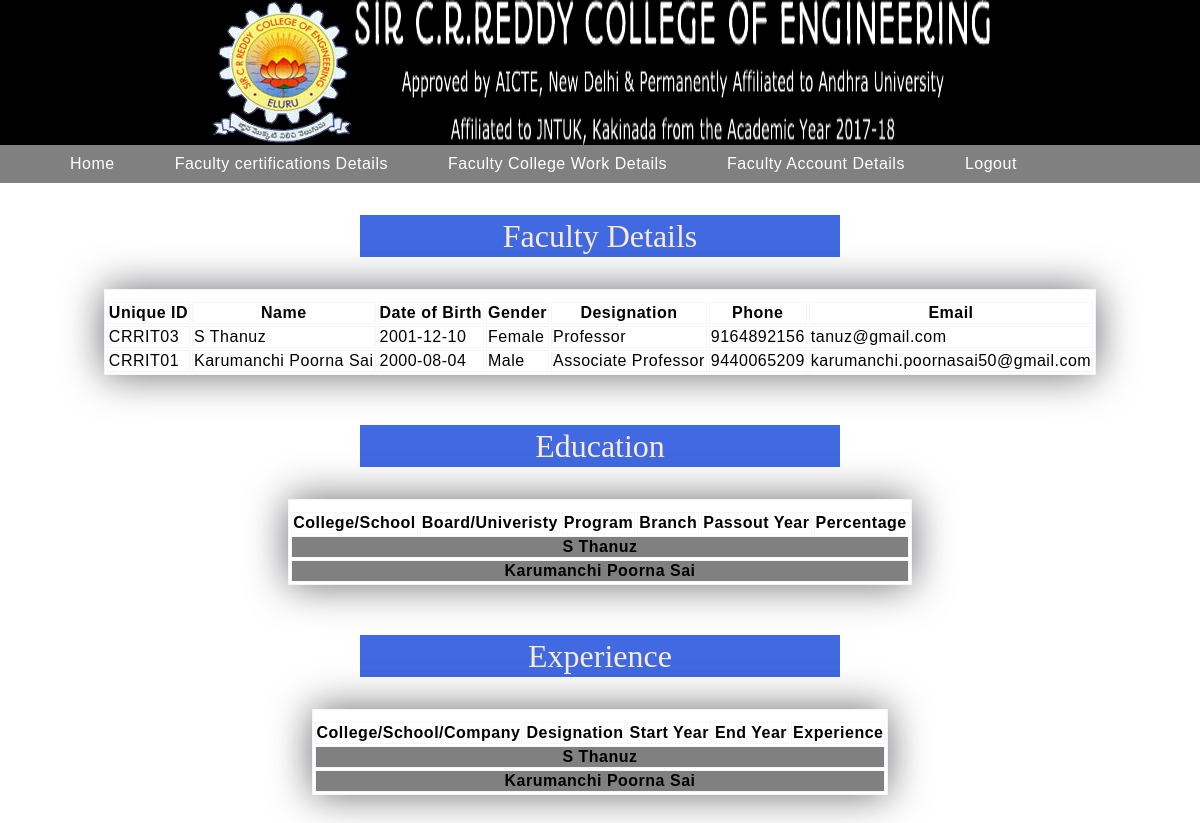
Screenshot of /adminfac.php with the database file from the repository.
### tables this page shows
CREATE TABLE `faculty_details` (
  `fuid` text NOT NULL,
  `fname` text NOT NULL,
  `fdob` text NOT NULL,
  `fgen` text NOT NULL,
  `fdes` text NOT NULL,
  `fphn` text NOT NULL,
  `femail` text NOT NULL,
  `fpwd` text NOT NULL,
  `fage` text NOT NULL
);

### adminfac.php (the view, shortened to what this page needs)
<!DOCTYPE html>
<html>
<head>
	<link rel="stylesheet" type="text/css" href="css/faculty.css">
	<link rel="stylesheet" type="text/css" href="css/facultymenu.css">
</head>
<body>
	<?php
		include 'db.php';
		include 'adminmenu.php';
		?>
		<h3 class="h2"> Faculty Details </h3>
		<table id="t1" class="cert">
				<tr>
					<th> Unique ID </th>
					<th> Name </th>
					<th> Date of Birth </th>
					<th> Gender </th>
					<th> Designation </th>
					<th> Phone </th>
					<th> Email </th>
				</tr>
		<?php
		$f = "SELECT * FROM faculty_details ";
		$fr = mysqli_query($con, $f);
		while($fd = mysqli_fetch_array($fr))
		{
			echo '<tr>
					<td> '.$fd["fuid"].' </td>
					<td> '.$fd["fname"].' </td>
					<td> '.$fd["fdob"].' </td>
					<td> '.$fd["fgen"].' </td>
					<td> '.$fd["fdes"].' </td>
					<td> '.$fd["fphn"].' </td>
					<td> '.$fd["femail"].' </td>
               		</tr>';
      	}
      	echo '</table>';
      	echo '<h3 class="h2"> Education </h3>';
		echo '<table id="t1" class="cert">';
		echo '
				<tr>
					<th> College/School </th>
					<th> Board/Univeristy </th>
					<th> Program </th>
					<th> Branch </th>
					<th> Passout Year </th>
					<th> Percentage </th>
				</tr>';
		$q = "SELECT fname, fuid FROM faculty_details ";
		$qr = mysqli_query($con, $q);
		while($qd = mysqli_fetch_array($qr))
		{
			echo '<tr> <th colspan="6" style="background-color: grey; ">'.$qd["fname"].'</th></tr>';
      	}
      	echo '</table>';
      	echo '<h3 class="h2"> Experience </h3>';
		echo '<table id="t1" class="cert">';
		echo '
				<tr>
					<th> College/School/Company </th>
					<th> Designation </th>
					<th> Start Year </th>
					<th> End Year </th>
					<th> Experience </th>
				</tr>';
		$r = "SELECT fname, fuid FROM faculty_details ";
		$rr = mysqli_query($con, $r);
		while($rd = mysqli_fetch_array($rr))
		{
			echo '<tr> <th colspan="5" style="background-color: grey; ">'.$rd["fname"].'</th></tr>';
      	}
      	echo '</table>';
	?>
	</body>
</html>

### css/faculty.css (style rules this page uses)
table, th, td { border: 1px solid whitesmoke; margin-left: auto; margin-right: auto; }
table.cert { padding-top: 10px; background-color: rgba(255,255,255,0.6); box-shadow: 0 0 40px rgba(8,7,16,0.6); margin-bottom: 50px; }
table.cert * { font-family: 'Poppins',sans-serif; color: black; letter-spacing: 0.5px; }
h3.h2 { width: 40%; margin-right: auto; margin-left: auto; font-size: 32px; font-weight: 500; line-height: 42px; text-align: center; color: antiquewhite; background-color: royalblue; }
::placeholder { color: black; font-weight: 600; }

### adminmenu.php (style rules this page uses)
html { background: url(Images/college.png) no-repeat center center fixed; -webkit-background-size: cover; -moz-background-size: cover; -o-background-size: cover; background-size: cover; margin: 0; }
body { margin: 0px 0px 0px 0px; }

### rows the page displays
faculty_details: fuid "CRRIT03", fname "S Thanuz", fdob "2001-12-10", fgen "Female", fdes "Professor", fphn "9164892156", femail "tanuz@gmail.com"
faculty_details: fuid "CRRIT01", fname "Karumanchi Poorna Sai", fdob "2000-08-04", fgen "Male", fdes "Associate Professor", fphn "9440065209", femail "karumanchi.poornasai50@gmail.com"
